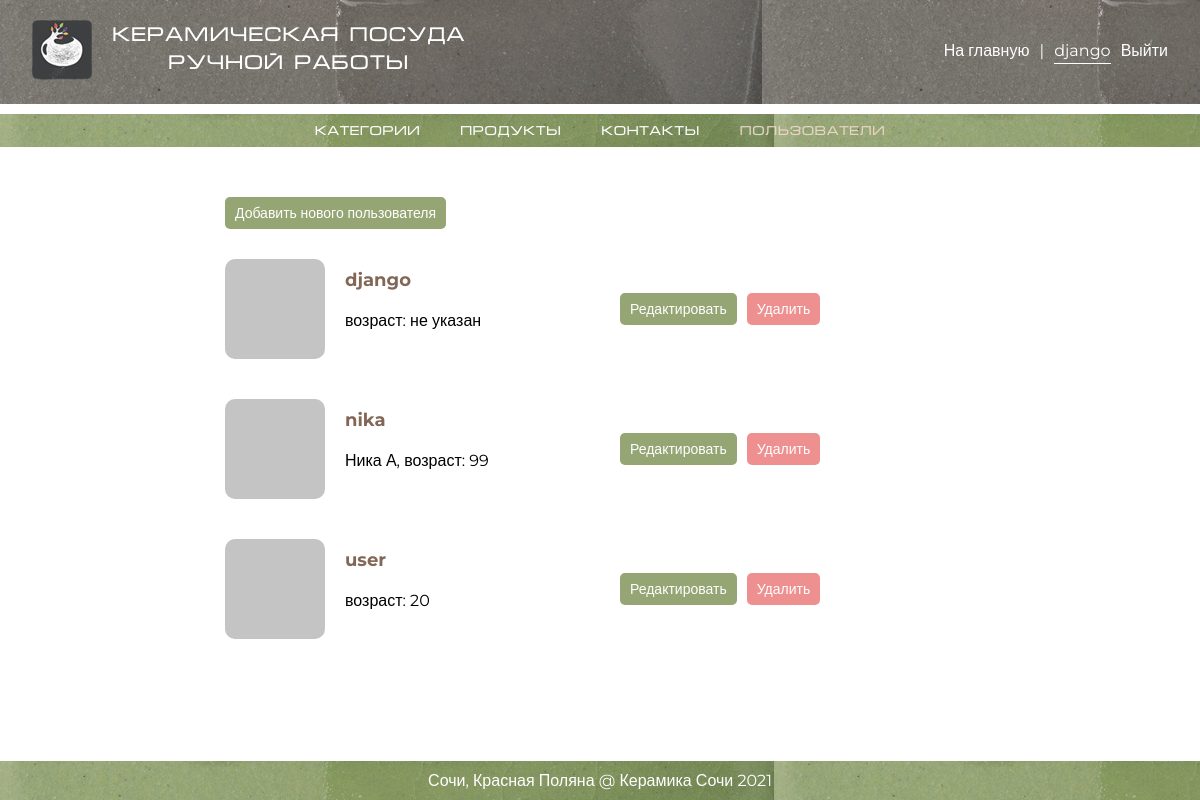
/my_admin/users/ (signed in), run on an earlier commit of the app's database.
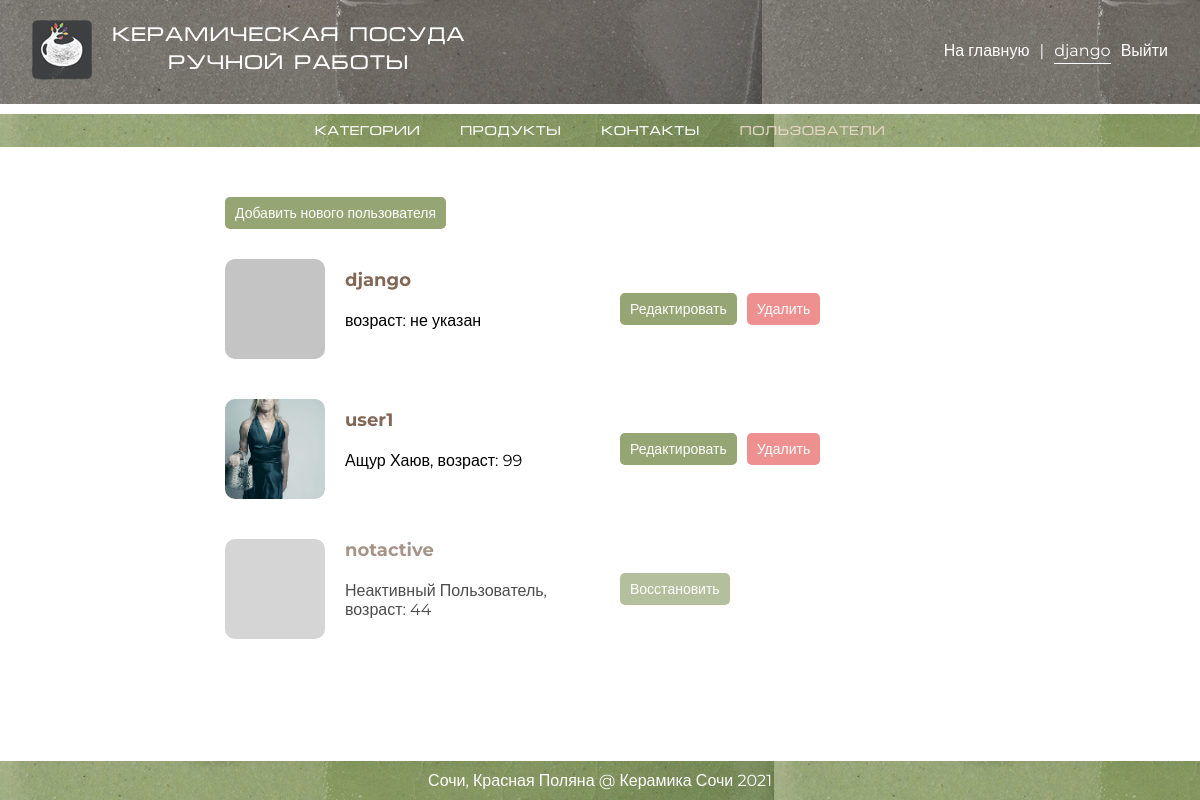
And on a later commit of the database.
### authapp/models.py (models this page shows)
class ShopUser(AbstractUser):
    age = models.PositiveSmallIntegerField(verbose_name='возраст', null=True)
    avatar = models.ImageField(verbose_name='аватарка', upload_to='user_avatars', blank=True)
    @property
    def image_or_default(self):
        return self.avatar.url if self.avatar else static('img/default.png')

### adminapp/views.py (the view)
# urls.py: path('users/', adminapp.ShopUserListView.as_view(), name='users'),
class ShopUserListView(SuperUserOnlyMixin, PageContextMixin, ListView):
    model = ShopUser
    template_name = 'adminapp/users.html'
    page_title = 'Админка / Пользователи'
    ordering = ['-is_active', 'pk']
    paginate_by = 5

### adminapp/views.py (called while the page is built)
    @method_decorator(user_passes_test(lambda x: x.is_superuser))
    def dispatch(self, *args, **kwargs):
        return super().dispatch(*args, **kwargs)

    def get_context_data(self, **kwargs):
        context = super().get_context_data(**kwargs)
        context['page_title'] = self.page_title
        return context

### adminapp/templates/adminapp/users.html (shortened to what this page needs)
{% extends 'adminapp/base.html' %}
{% block content %}
    <div class="objects-container">
        <div class="create-container">
            <div class="a-button green"><a href="{% url 'adminapp:user_create' %}">Добавить нового пользователя</a>
            </div>
        </div>
        {% for item in object_list %}
            <div class="item-container {% if not item.is_active %}not_active{% endif %}">
                <div class="image-container" style="background-image: url('{{ item.image_or_default }}')"></div>
                <div class="description-container column-middle">
                    <div class="title">{{ item.username }}</div>
                    <div class="description">
                        {% if item.first_name or item.last_name %}
                            {{ item.first_name }} {{ item.last_name }},
                        {% endif %}
                        возраст: {% if item.age %}{{ item.age }}{% else %}не указан{% endif %}
                    </div>
                </div>
                {% if item.is_active %}
                    <div class="update-container column-middle">
                        <div class="a-button green"><a href="{% url 'adminapp:user_update' item.pk %}">Редактировать</a>
                        </div>
                    </div>
                {% endif %}
                <div class="{% if item.is_active %}delete-container{% else %}update-container{% endif %} column-middle">
                    <form action="{% url 'adminapp:user_toggle_active' item.pk %}" method="post">
                        <button class="standard {% if item.is_active %}red{% else %}green{% endif %}" type="submit">
                            {% if item.is_active %}Удалить{% else %}Восстановить{% endif %}</button>
                    </form>
                </div>
            </div>
        {% endfor %}
    </div>
{% endblock %}

### adminapp/templates/adminapp/base.html (shortened to what this page needs)
<!DOCTYPE html>
{% load static %}
<html lang="ru">
<head>
    {% block css %}
        <link rel="stylesheet" href="{% static 'style.css' %}">
        <link rel="stylesheet" href="{% static 'admin.css' %}">
    {% endblock %}
</head>
<body>
<div class="wrapper-container column">
    <div class="top-container">
        <div class="inner-container">
            <div class="logo-container row">
                <div><a href="{% url 'mainapp:index' %}"><img src="{% static 'img/logo.png' %}" alt=""></a></div>
                <div class="title center">Керамическая посуда<br> ручной работы</div>
            </div>
            <div class="links row flex-wrap">
                <div class="menu-link"><a href="{% url 'mainapp:index' %}">На главную</a></div>
                <div class="menu-link">|</div>
                <div class="menu-link active">
                    {% if user.first_name %}{{ user.first_name|title }}{% else %}{{ user.username }}{% endif %}
                </div>
                <div class="menu-link"><a href="{% url 'authapp:logout' %}">Выйти</a></div>
            </div>
        </div>
    </div>
    <div class="middle-container {{ content_class }}">
        {% include 'adminapp/includes/inc__menu.html' %}
        <div class="inner-container">
            {% block content %}
            {% endblock %}
        </div>
    </div>
    <div class="footer-container">
        <div class="inner-container center">
            Сочи, Красная Поляна @ Керамика Сочи {% now 'Y' %}
        </div>
    </div>
</div>
</body>
</html>

### adminapp/templates/adminapp/includes/inc__menu.html
<div class="products-menu">
    <div class="inner-container">
        <div class="item {% if request.resolver_match.url_name == 'categories' %}active{% endif %}"
             onclick="document.location='{% url 'adminapp:categories' %}'">Категории
        </div>
        <div class="item {% if request.resolver_match.url_name == 'products' %}active{% endif %}"
             onclick="document.location='{% url 'adminapp:products' %}'">Продукты
        </div>
        <div class="item {% if request.resolver_match.url_name == 'contacts' %}active{% endif %}"
             onclick="document.location='{% url 'adminapp:contacts' %}'">Контакты
        </div>
        <div class="item {% if request.resolver_match.url_name == 'users' %}active{% endif %}"
             onclick="document.location='{% url 'adminapp:users' %}'">Пользователи
        </div>
    </div>
</div>

### static/style.css (style rules this page uses)
html, body { height: 100%; }
button { border: none; cursor: pointer; }
a { color: #687251; }
html { overflow-y: scroll; }
* { margin: 0; padding: 0; box-sizing: border-box; font-family: 'Montserrat', sans-serif; font-size: 16px; }
.wrapper-container { min-height: 100% }
.inner-container { width: 1080px; max-width: 100%; margin: 0 auto; }
@media (max-width: 1200px) { .inner-container { width: calc(100% - 64px); } }
.top-container { padding: 20px 0; background-image: url("/static/img/bg_top.jpg"); color: white; }
.top-container .inner-container { align-items: center; height: 100%; display: flex; justify-content: space-between; }
.top-container .title { font-family: 'micra', sans-serif; font-size: 20px; padding-left: 20px; line-height: 140%; }
.flex-wrap { flex-wrap: wrap; }
.menu-link { margin-left: 10px; padding-bottom: 3px; }
.menu-link a { color: white; text-decoration: none; transition: .3s; }
.menu-link:hover, .menu-link.active { border-bottom: 1px solid white; }
.products-menu { padding: 10px 0; background-image: url("/static/img/bg_green.jpg"); margin-top: 10px; }
.products-menu .inner-container { display: flex; justify-content: center; }
.products-menu .item { font-family: 'micra', sans-serif; color: white; font-size: 13px; margin: 0 20px; cursor: pointer; transition: .3s; }
.products-menu .item.active, .products-menu .item.active .item:hover { color: #e8d5c6; }
.column-middle { display: flex; flex-direction: column; justify-content: center; }
.middle-container { flex: 1; }
.footer-container { background-image: url("/static/img/bg_green.jpg"); color: white; padding: 10px 0; }
.row { display: flex; flex-direction: row; }
.column { display: flex; flex-direction: column; }
.center { text-align: center; }

### static/admin.css (style rules this page uses)
.objects-container { margin: 50px auto; width: 750px; max-width: 100%; }
.objects-container .item-container { display: flex; flex-wrap: wrap; padding: 20px 0; }
.objects-container .image-container { width: 100px; height: 100px; background-repeat: no-repeat; background-size: cover; background-position: center; border-radius: 10px; }
.objects-container .description-container { margin: 0 20px; width: 250px; max-width: 100%; }
.objects-container .description-container .title { font-size: 18px; font-weight: bold; color: #826756; }
.objects-container .description-container .description { margin: 20px 0; }
.objects-container .delete-container, .objects-container .update-container { padding: 0 5px; }
.objects-container .item-container.not_active { opacity: .7; }
.create-container { margin-bottom: 10px; }
.a-button a { display: block; width: fit-content; }
.a-button a, button.standard { padding: 7px 10px; font-size: 14px; text-decoration: none; border-radius: 5px; color: white; }
.objects-container .delete-container .a-button a, .objects-container .update-container .a-button a { margin: 0 auto; }
.a-button.red a, button.standard.red { background-color: #ef9090; }
.a-button.green a, button.standard.green { background-color: #95a574; }

What changed in the data, as far as the page shows it:
removed ShopUser: username "nika", first_name "Ника", last_name "А", age "99", is_active "Редактировать"
removed ShopUser: username "user", age "20", is_active "Редактировать"
added ShopUser: image_or_default (picture), username "user1", first_name "Ащур", last_name "Хаюв", age "99", is_active "Редактировать"
added ShopUser: username "notactive", first_name "Неактивный", last_name "Пользователь", age "44", is_active "Восстановить"
